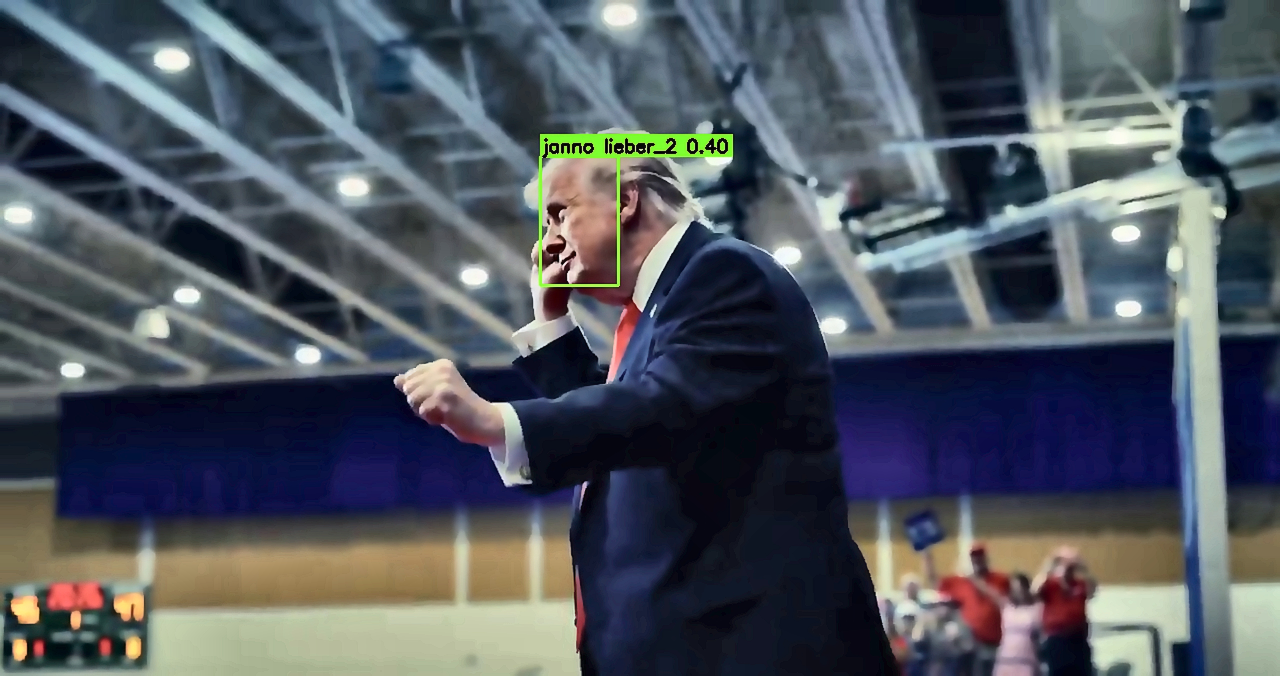
#> input picture backend/storage/enhanced/enhanced_1ce7b75b2e80.jpg, 5120 x 2704 px (shown at 1/4 size)
$ python -i image_enhancer.py   (imports and definitions only)
#> lines starting #> are read from the running program, lines starting #| are printed output that depends on the picture
#> further down, picture is the input picture: shape (2704, 5120, 3); mean B, G, R 94.8, 86.4, 79.8
"""
VisionCCTV — AI Image Enhancer Module
Forensic-grade image enhancement for CCTV footage (Faces, License Plates, Low-Light/Blurry Objects).
Supports Local AI (OpenCV + PIL + NumPy + PyTorch) and optional Cloud API integration.
"""

import cv2
import numpy as np
import time
import hashlib
import json
import urllib.request
import urllib.error
from pathlib import Path
from PIL import Image, ImageEnhance, ImageFilter

BASE_DIR = Path(__file__).parent.parent
STORAGE_DIR = BASE_DIR / "storage"
ENHANCED_DIR = STORAGE_DIR / "enhanced"
# [1 line not run here, left out]


def _apply_clahe(bgr_img: np.ndarray, clip_limit: float = 2.5, tile_grid_size: tuple = (8, 8)) -> np.ndarray:
    """Apply Contrast Limited Adaptive Histogram Equalization in LAB color space."""
#> called with clip_limit = 2.5, tile_grid_size = (8, 8)
    lab = cv2.cvtColor(bgr_img, cv2.COLOR_BGR2LAB)
#> lab: shape (2704, 5120, 3); mean of channels 0, 1, 2 90.4, 129.1, 121.8
    l, a, b = cv2.split(lab)
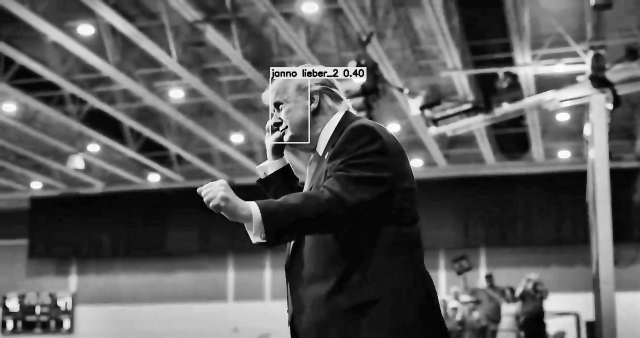
#> l: shape (2704, 5120) (shown at 1/8 size); min 0, max 255, mean 90.4
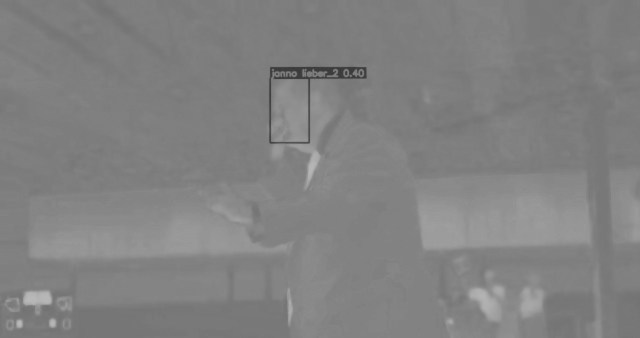
#> a: shape (2704, 5120) (shown at 1/8 size); min 57, max 187, mean 129.1
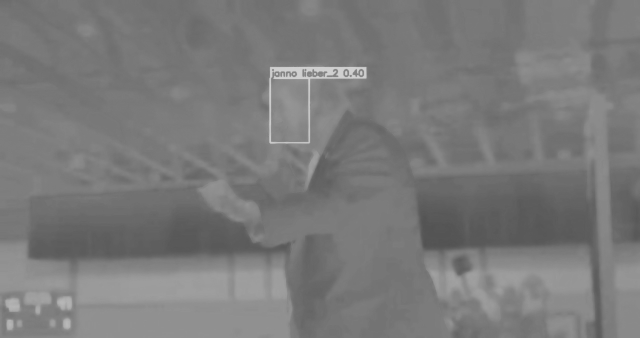
#> b: shape (2704, 5120) (shown at 1/8 size); min 80, max 212, mean 121.8
    clahe = cv2.createCLAHE(clipLimit=clip_limit, tileGridSize=tile_grid_size)
    cl = clahe.apply(l)
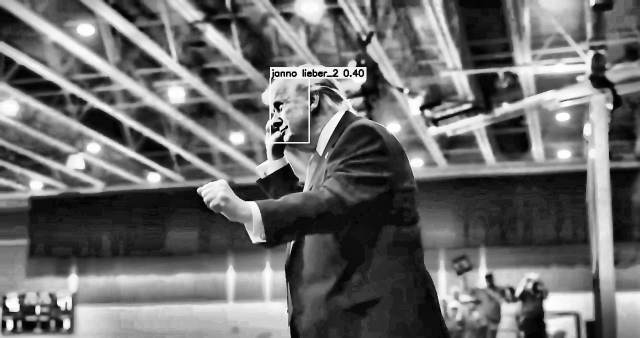
#> cl: shape (2704, 5120) (shown at 1/8 size); min 0, max 255, mean 108
    limg = cv2.merge((cl, a, b))
#> limg: shape (2704, 5120, 3); mean of channels 0, 1, 2 108, 129.1, 121.8
    return cv2.cvtColor(limg, cv2.COLOR_LAB2BGR)
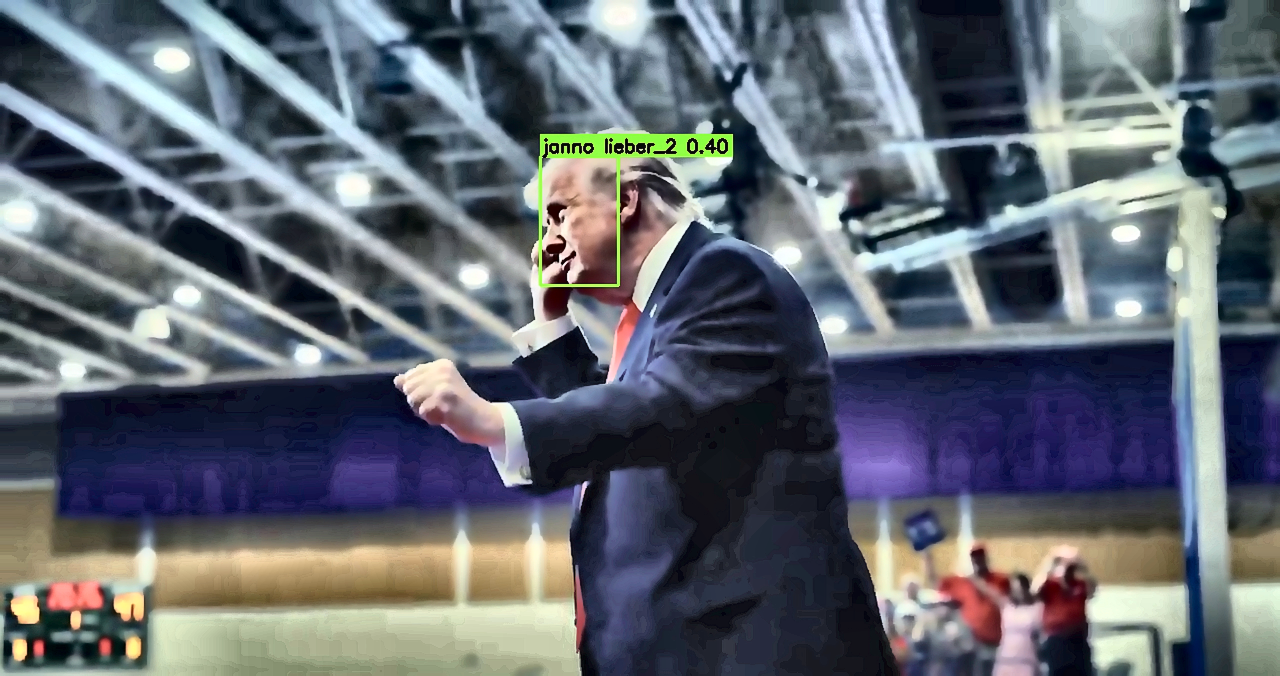
#> returned value: shape (2704, 5120, 3) (shown at 1/4 size); mean B, G, R 112.5, 103.8, 97.6


# [9 lines left out: function _apply_unsharp_mask, not called in this run]


def _apply_bilateral_denoise(bgr_img: np.ndarray, d: int = 7, sigma_color: float = 50.0, sigma_space: float = 50.0) -> np.ndarray:
    """Edge-preserving noise reduction."""
    return cv2.bilateralFilter(bgr_img, d, sigma_color, sigma_space)


# [173 lines left out: functions _apply_super_res, enhance_local, enhance_cloud_replicate, save_enhanced_image, not called in this run]

>>> import cv2
>>> picture = cv2.imread('../storage/enhanced/enhanced_1ce7b75b2e80.jpg')
>>> result = _apply_clahe(picture)

$ run again, on backend/storage/enhanced/enhanced_860858d54e6e.jpg
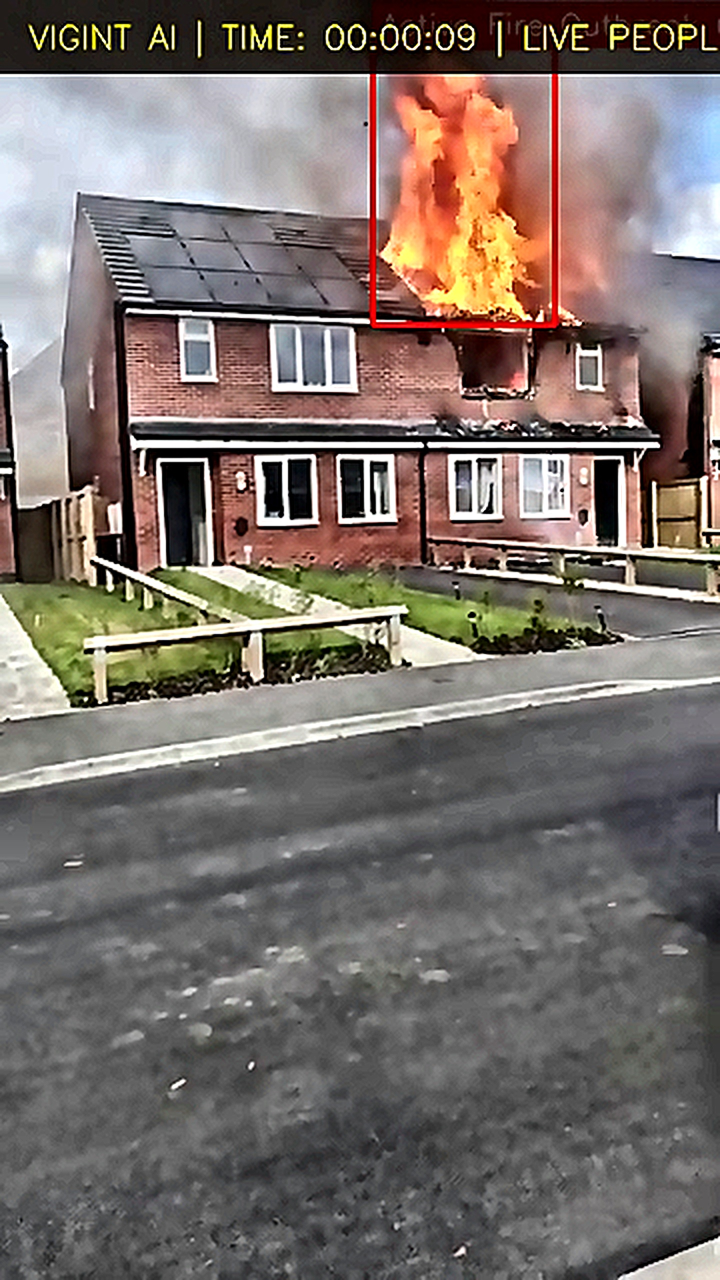
#> input picture backend/storage/enhanced/enhanced_860858d54e6e.jpg, 1440 x 2560 px (shown at 1/2 size)
#> picture is the input picture: shape (2560, 1440, 3); mean B, G, R 106.4, 111.5, 121.6
#> lab: shape (2560, 1440, 3); mean of channels 0, 1, 2 120.3, 131.4, 132.6
#> in _apply_clahe, `l, a, b = cv2.split(lab)`:
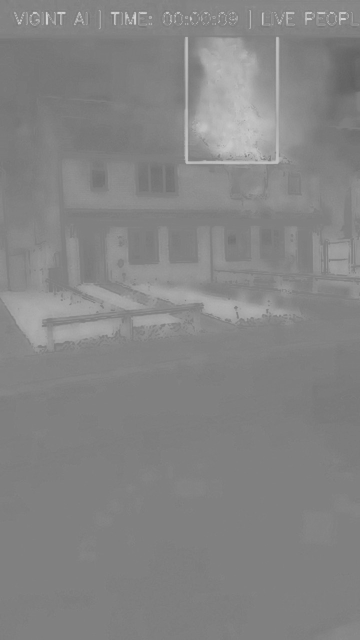
#> b: shape (2560, 1440) (shown at 1/4 size); min 94, max 222, mean 132.6
#> limg: shape (2560, 1440, 3); mean of channels 0, 1, 2 123.2, 131.4, 132.6
#> in _apply_clahe, `return cv2.cvtColor(limg, cv2.COLOR_LAB2BGR)`:
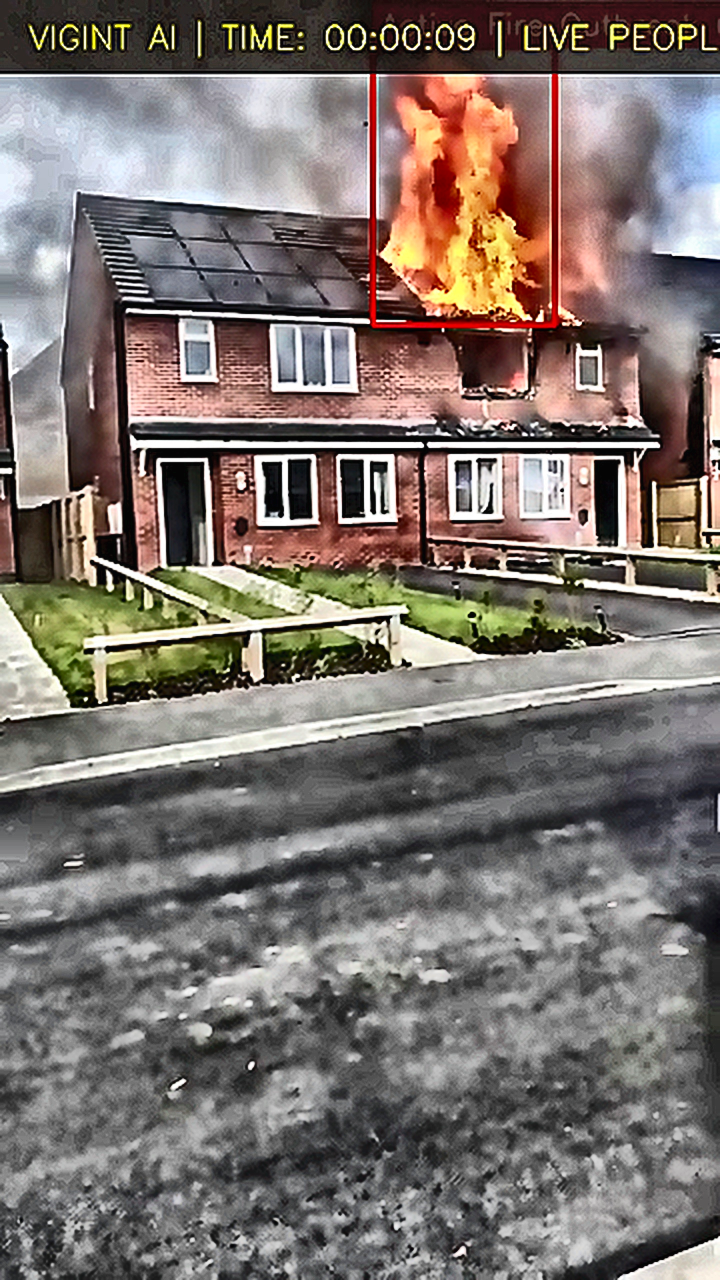
#> returned value: shape (2560, 1440, 3) (shown at 1/2 size); mean B, G, R 110, 115.1, 124.7

$ run again, on backend/storage/enhanced/enhanced_974c0fb7d6a4.jpg
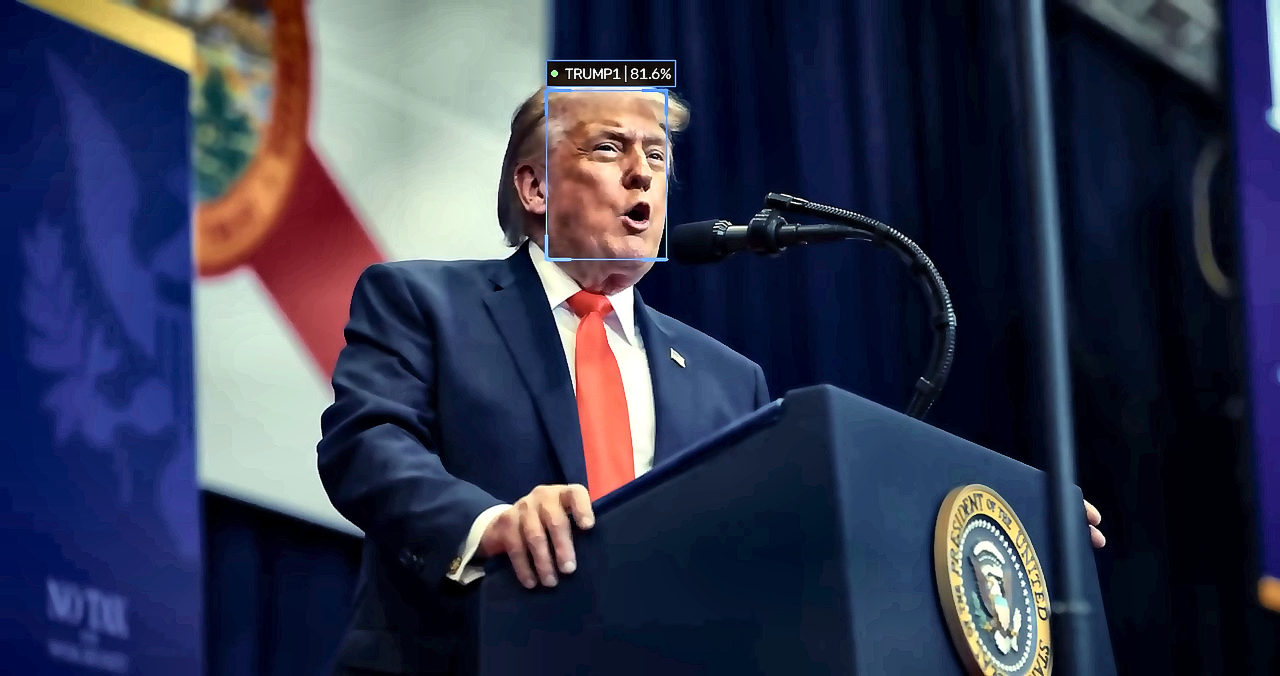
#> input picture backend/storage/enhanced/enhanced_974c0fb7d6a4.jpg, 5120 x 2704 px (shown at 1/4 size)
#> picture is the input picture: shape (2704, 5120, 3); mean B, G, R 80.1, 57.4, 53
#> lab: shape (2704, 5120, 3); mean of channels 0, 1, 2 61.7, 135.2, 114.4
#> in _apply_clahe, `cl = clahe.apply(l)`:
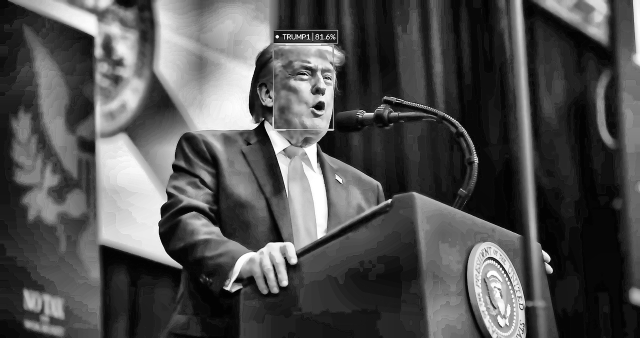
#> cl: shape (2704, 5120) (shown at 1/8 size); min 0, max 255, mean 81.4
#> limg: shape (2704, 5120, 3); mean of channels 0, 1, 2 81.4, 135.2, 114.4
#> in _apply_clahe, `return cv2.cvtColor(limg, cv2.COLOR_LAB2BGR)`:
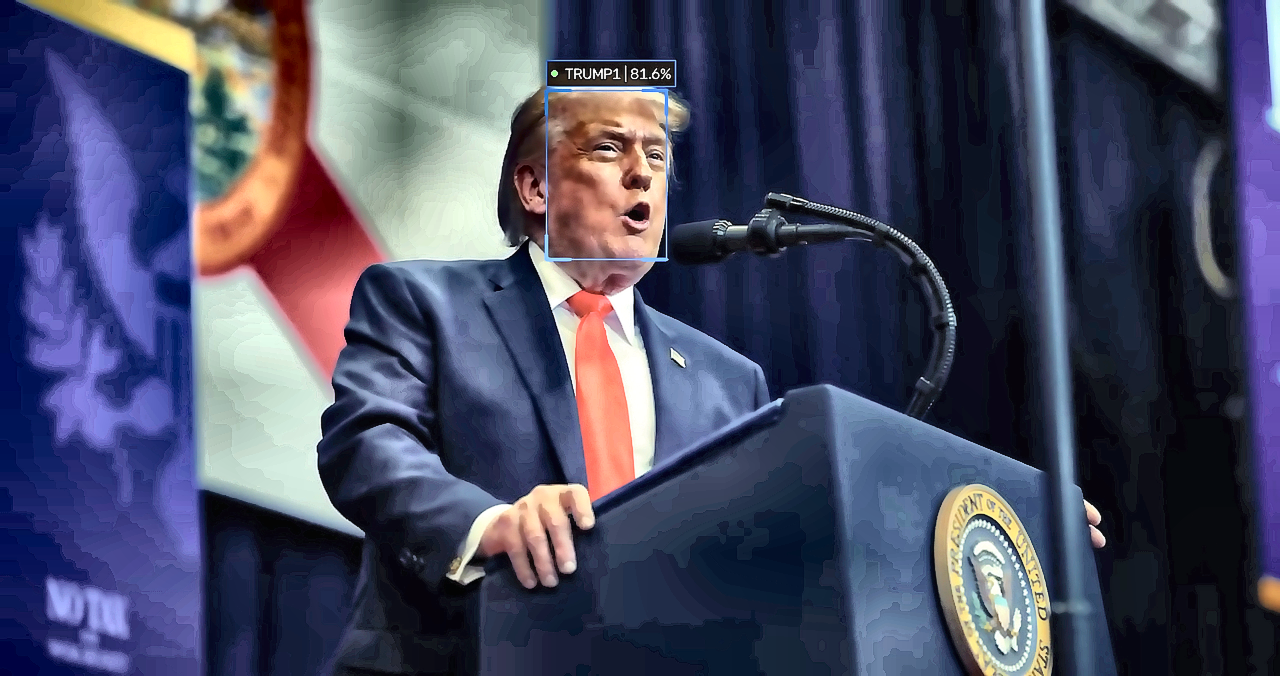
#> returned value: shape (2704, 5120, 3) (shown at 1/4 size); mean B, G, R 99.1, 75.7, 73.2
